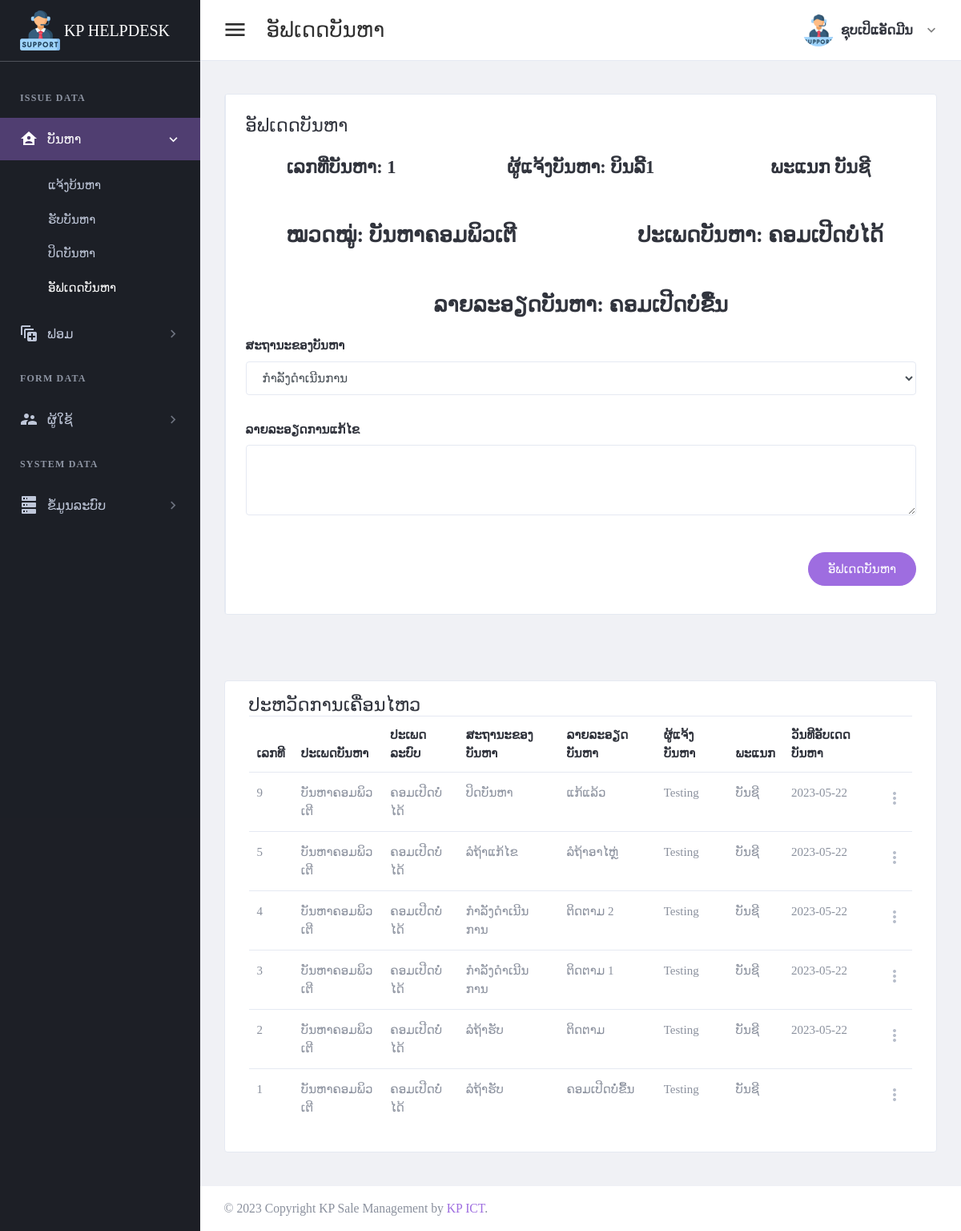
/page/issue_history.php?ir_id=1 (signed in), run on an earlier commit of the app's database.
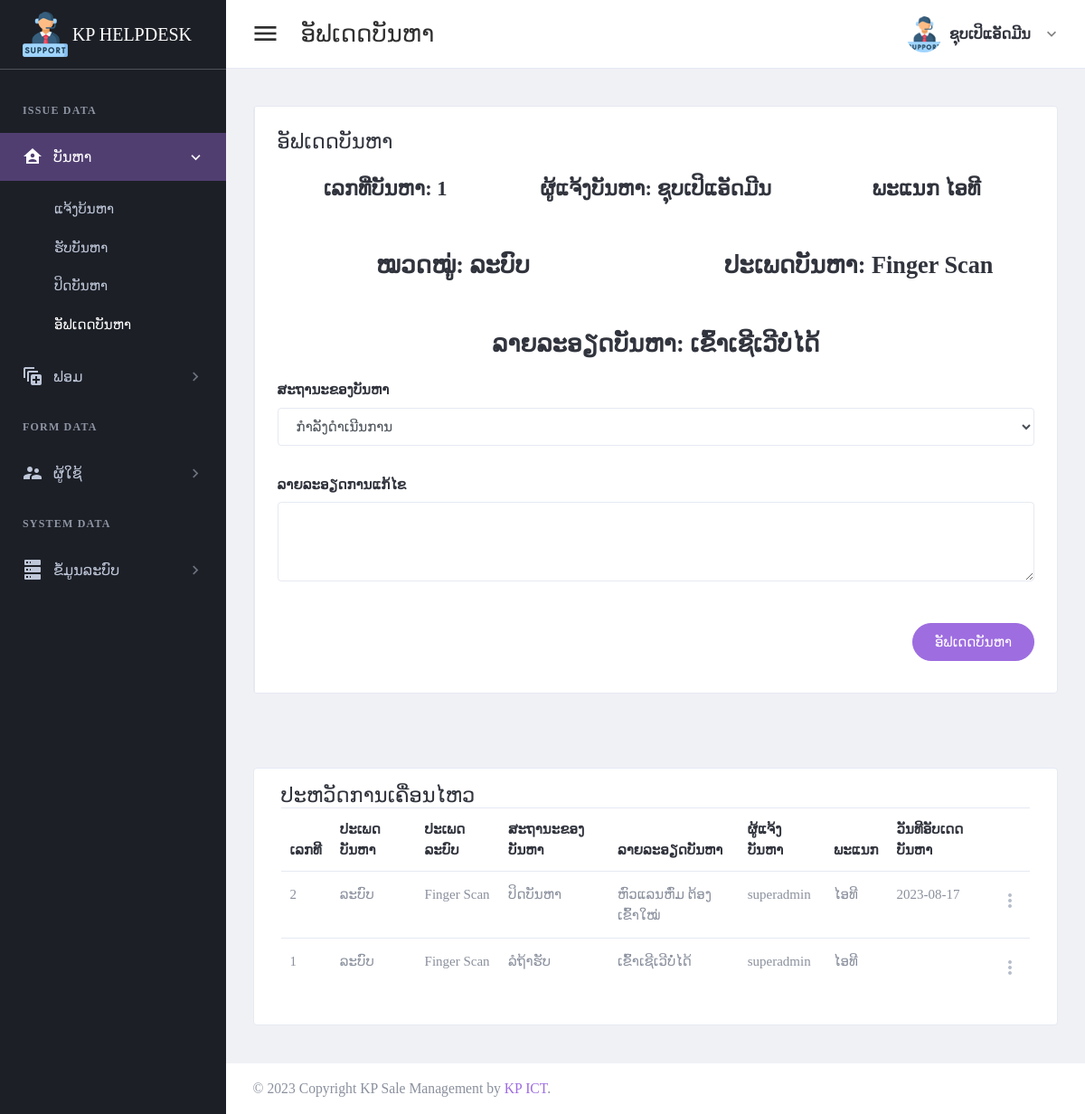
And on a later commit of the database.
### tables this page shows
CREATE TABLE `tbl_header_title` (
  `ht_id` int(11) NOT NULL,
  `ht_name` varchar(300) DEFAULT NULL
);

CREATE TABLE `tbl_sub_title` (
  `st_id` int(11) NOT NULL,
  `st_name` varchar(300) DEFAULT NULL,
  `icon_code` varchar(100) DEFAULT NULL,
  `ht_id` int(11) DEFAULT NULL
);

CREATE TABLE `tbl_page_title` (
  `pt_id` int(11) NOT NULL,
  `pt_name` varchar(300) DEFAULT NULL,
  `ptf_name` varchar(100) DEFAULT NULL,
  `st_id` int(11) DEFAULT NULL
);

CREATE TABLE `tbl_issue_request` (
  `ir_id` int(11) NOT NULL,
  `ist_id` int(11) DEFAULT NULL,
  `ir_state` int(11) DEFAULT NULL,
  `ir_detail` text DEFAULT NULL,
  `reqeust_by` int(11) DEFAULT NULL,
  `request_date` date DEFAULT NULL,
  `assign_by` int(11) DEFAULT NULL,
  `assign_date` date DEFAULT NULL,
  `rate_point` int(11) DEFAULT NULL
);

CREATE TABLE `tbl_user` (
  `usid` int(11) NOT NULL,
  `full_name` varchar(300) DEFAULT NULL,
  `user_name` varchar(30) DEFAULT NULL,
  `user_password` varchar(30) DEFAULT NULL,
  `role_id` int(11) DEFAULT NULL,
  `depart_id` int(11) DEFAULT NULL,
  `user_status` int(11) DEFAULT NULL,
  `add_by` int(11) DEFAULT NULL,
  `date_register` date DEFAULT NULL
);

CREATE TABLE `tbl_depart` (
  `dp_id` int(11) NOT NULL,
  `dp_name` varchar(150) DEFAULT NULL
);

CREATE TABLE `tbl_issue_category` (
  `isc_id` int(11) NOT NULL,
  `isc_name` varchar(50) DEFAULT NULL
);

CREATE TABLE `tbl_issue_type` (
  `ist_id` int(11) NOT NULL,
  `isc_id` int(11) DEFAULT NULL,
  `ist_name` varchar(150) DEFAULT NULL
);

CREATE TABLE `tbl_issue_history` (
  `ih_id` int(11) NOT NULL,
  `ir_id` int(11) DEFAULT NULL,
  `ir_state` int(11) DEFAULT NULL,
  `ih_detail` text DEFAULT NULL,
  `update_by` int(11) DEFAULT NULL,
  `update_date` date DEFAULT NULL
);

CREATE TABLE `tbl_issue_status` (
  `is_id` int(11) NOT NULL,
  `is_name` varchar(300) DEFAULT NULL
);

### setting/checksession.php (called while the page is built, shortened)
<?php
	if($_SESSION['id_users'] == "" )
	{
	header("location:logout.php");
	}
	  else{
		$role_id = $_SESSION["role_id"];
	}
?>

### page/issue_history.php (the view, shortened to what the changed rows need)
<?php
include("../setting/checksession.php");
include("../setting/conn.php");
$header_name = "ອັຟເດດບັນຫາ";
$header_click = "1";
$ir_id = $_GET['ir_id'];
?>
<!DOCTYPE html>
<html lang="en" dir="ltr">
<head>
    <?php
    include("../setting/callcss.php");
    ?>
</head>
<body class="navbar-fixed sidebar-fixed" id="body">
    <div class="wrapper">
        <?php include "menu.php"; ?>
        <div class="page-wrapper">
            <div class="content-wrapper">
                <div class="content">
                    <div class="email-wrapper rounded border bg-white">
                        <div class="row no-gutters justify-content-center">
                            <div class="col-xxl-12">
                                <div class="email-right-column  email-body p-4 p-xl-5">
                                        <?php
                                        $detail = $conn->query("
                                        SELECT ir_id,ir_detail, full_name,dp_name,ist_name,isc_name
                                        FROM tbl_issue_request a
                                        left join tbl_user b on a.reqeust_by = b.usid
                                        left join tbl_depart c on b.depart_id = c.dp_id
                                        left join tbl_issue_type d on a.ist_id = d.ist_id
                                        left join tbl_issue_category e on d.isc_id = e.isc_id
                                        where ir_id = '$ir_id'
                                        ")->fetch(PDO::FETCH_ASSOC);
                                        ?>
                                    <form method="post" id="addhistory">
                                        <div class="row">
                                            <div class="row text-center">
                                                <div class="col-lg-4">
                                                    <div class="form-group">
                                                        <H4>
                                                            <label for="firstName">ເລກທີ່ບັນຫາ: </label> <label for="firstName"><?php echo $detail['ir_id']; ?></label>
                                                        </H4>
                                                    </div>
                                                </div>
                                                <div class="col-lg-4">
                                                    <div class="form-group">
                                                        <H4>
                                                            <label for="firstName">ຜູ້ແຈ້ງບັນຫາ: </label> <label for="firstName"><?php echo $detail['full_name']; ?></label>
                                                        </H4>
                                                    </div>
                                                </div>
                                                <div class="col-lg-4">
                                                    <div class="form-group">
                                                        <H4>
                                                            <label for="firstName">ພະແນກ</label> <label for="firstName"><?php echo $detail['dp_name']; ?></label>
                                                        </H4>
                                                    </div>
                                                </div>
                                                <div class="col-lg-6">
                                                    <div class="form-group">
                                                        <h3> <label for="firstName"></label>
                                                            <div><label for="firstName">ໝວດໝູ່: <?php echo $detail['isc_name']; ?></label></div>
                                                        </h3>
                                                    </div>
                                                </div>
                                                <div class="col-lg-6">
                                                    <div class="form-group">
                                                        <h3> <label for="firstName"></label>
                                                            <div><label for="firstName">ປະເພດບັນຫາ: <?php echo $detail['ist_name']; ?></label></div>
                                                        </h3>
                                                    </div>
                                                </div>
                                                <div class="col-lg-12">
                                                    <div class="form-group">
                                                        <h3> <label for="firstName"></label>
                                                            <div><label for="firstName">ລາຍລະອຽດບັນຫາ: <?php echo $detail['ir_detail']; ?></label></div>
                                                        </h3>
                                                    </div>
                                                </div>
                                            </div>
                                        </div>
                                    </form>
                                </div>
                            </div>
                        </div>
                    </div>
                </div>
            </div>
            <div class="content-wrapper">
                <div class="content">
                    <div class="card card-default">
                        <div class="card-body">
                            <table id="productsTable" class="table table-hover table-product" style="width:100%">
                                <thead>
                                    <tr>
                                        <th>ເລກທີ</th>
                                        <th>ປະເພດບັນຫາ</th>
                                        <th>ປະເພດລະບົບ</th>
                                        <th>ສະຖານະຂອງບັນຫາ</th>
                                        <th>ລາຍລະອຽດບັນຫາ</th>
                                        <th>ຜູ້ແຈ້ງບັນຫາ</th>
                                        <th>ພະແນກ</th>
                                        <th>ວັນທີອັບເດດບັນຫາ</th>
                                        <th></th>
                                    </tr>
                                </thead>
                                <tbody>
                                    <?php
                                    $stmt4 = $conn->prepare("SELECT ih_id,isc_name,ist_name,is_name ,ih_detail,user_name,dp_name,update_date
                                     FROM tbl_issue_history a
                                    left join tbl_issue_request e on a.ir_id = e.ir_id
                                    left join tbl_issue_type b on e.ist_id = b.ist_id
                                    left join tbl_issue_category c on b.isc_id = c.isc_id
                                    left join tbl_issue_status d on a.ir_state = d.is_id
                                    left join tbl_user f on e.reqeust_by = f.usid
                                    left join tbl_depart g on f.depart_id = g.dp_id
                                    where a.ir_id = '$ir_id'
                                    order by ih_id desc
                                    ; ");
                                    $stmt4->execute();
                                    if ($stmt4->rowCount() > 0) {
                                        while ($row4 = $stmt4->fetch(PDO::FETCH_ASSOC)) {
                                            $ih_id = $row4['ih_id'];
                                            $isc_name = $row4['isc_name'];
                                            $ist_name = $row4['ist_name'];
                                            $is_name = $row4['is_name'];
                                            $ih_detail = $row4['ih_detail'];
                                            $user_name = $row4['user_name'];
                                            $dp_name = $row4['dp_name'];
                                            $update_date = $row4['update_date'];
                                    ?>
                                            <tr>
                                                <td><?php echo "$ih_id"; ?></td>
                                                <td><?php echo "$isc_name"; ?></td>
                                                <td><?php echo "$ist_name"; ?></td>
                                                <td><?php echo "$is_name"; ?></td>
                                                <td><?php echo "$ih_detail"; ?></td>
                                                <td><?php echo "$user_name"; ?></td>
                                                <td><?php echo "$dp_name"; ?></td>
                                                <td><?php echo "$update_date"; ?></td>
                                                <td>
                                                    <div class="dropdown">
                                                        <a class="dropdown-toggle icon-burger-mini" href="#" role="button" id="dropdownMenuLink" data-toggle="dropdown" aria-haspopup="true" aria-expanded="false" data-display="static">
                                                        </a>
                                                    </div>
                                                </td>
                                            </tr>
                                    <?php
                                        }
                                    }
                                    ?>
                                </tbody>
                            </table>
                        </div>
                    </div>
                </div>
            </div>
        </div>
    </div>
</body>
</html>

### page/menu.php (shortened to what the changed rows need)
<aside class="left-sidebar sidebar-dark" id="left-sidebar">
  <div id="sidebar" class="sidebar sidebar-with-footer">
    <div class="sidebar-left" data-simplebar style="height: 100%;">
      <ul class="nav sidebar-inner" id="sidebar-menu">
        <?php
        $stmt = $conn->prepare(" SELECT distinct a.ht_id,ht_name
        FROM tbl_header_title a
        left join tbl_role_page b on a.ht_id = b.ht_id
        where role_id ='$role_id'
        order by  a.ht_id asc ");
        $stmt->execute();
        if ($stmt->rowCount() > 0) {
          while ($row = $stmt->fetch(PDO::FETCH_ASSOC)) {
            $ht_id = $row['ht_id'];
            $ht_name = $row['ht_name'];
        ?>
            <li class="section-title"> <?php echo "$ht_name"; ?></li>
            <?php
            $stmt1 = $conn->prepare("SELECT distinct a.st_id,st_name,role_id,icon_code
            FROM tbl_sub_title a
            left join tbl_role_page b on a.st_id = b.st_id
            where a.ht_id = '$ht_id' and role_id ='$role_id'
            order by a.st_id asc ");
            $stmt1->execute();
            if ($stmt1->rowCount() > 0) {
              while ($row1 = $stmt1->fetch(PDO::FETCH_ASSOC)) {
                $st_name = $row1['st_name'];
                $st_id = $row1['st_id'];
                $icon_code = $row1['icon_code'];
            ?>
                <li class='has-sub <?php if ($header_click == "$st_id") {  echo "active expand"; } ?>'>
                  <a class="sidenav-item-link" href="javascript:void(0)" data-toggle="collapse" data-target='#<?php echo "$st_name"; ?>' aria-expanded="false" aria-controls="<?php echo "$st_name"; ?>">
                    <i class="mdi <?php echo"$icon_code";?>"></i>
                    <span class="nav-text"> <?php echo "$st_name"; ?> </span> <b class="caret"></b>
                  </a>
                  <ul class='collapse <?php if ($header_click == "$st_id" ) { echo "show"; } ?>' id="<?php echo "$st_name"; ?>" data-parent="#sidebar-menu">
                    <div class="sub-menu">
                      <?php
                      $stmt2 = $conn->prepare(" SELECT pt_name,ptf_name
                      FROM tbl_page_title a
                      left join tbl_role_page b on a.pt_id = b.pt_id
                      where a.st_id = '$st_id' and role_id ='$role_id'
                      order by a.pt_id asc ");
                      $stmt2->execute();
                      if ($stmt2->rowCount() > 0) {
                        while ($row2 = $stmt2->fetch(PDO::FETCH_ASSOC)) {
                          $pt_name = $row2['pt_name'];
                      ?>
                          <li class="<?php if ($header_name ==  $row2['pt_name']) { echo "active"; } ?>">
                            <a class="sidenav-item-link" href='<?php echo $row2['ptf_name'] ?>'>
                              <span class="nav-text"><?php echo"$pt_name";?></span>
                            </a>
                          </li>
                      <?php
                        }
                      }
                      ?>
                    </div>
                  </ul>
              <?php
              }
            }
              ?>
                </li>
            <?php
          }
        }
            ?>
      </ul>
    </div>
  </div>
</aside>

What changed in the data, as far as the page shows it:
removed tbl_issue_history: ih_id "9", tbl_issue_category.isc_name "ບັນຫາຄອມພິວເຕີ", tbl_issue_type.ist_name "ຄອມເປີດບໍ່ໄດ້", tbl_issue_status.is_name "ປິດບັນຫາ", ih_detail "ແກ້ແລ້ວ", tbl_user.user_name "Testing", tbl_depart.dp_name "ບັນຊີ", update_date "2023-05-22"
no longer on this page (row edited): tbl_issue_history: ih_id "5", tbl_issue_category.isc_name "ບັນຫາຄອມພິວເຕີ", tbl_issue_type.ist_name "ຄອມເປີດບໍ່ໄດ້", tbl_issue_status.is_name "ລໍຖ້າແກ້ໄຂ", ih_detail "ລໍຖ້າອາໄຫຼ່", tbl_user.user_name "Testing", tbl_depart.dp_name "ບັນຊີ", update_date "2023-05-22"
no longer on this page (row edited): tbl_issue_history: ih_id "4", tbl_issue_category.isc_name "ບັນຫາຄອມພິວເຕີ", tbl_issue_type.ist_name "ຄອມເປີດບໍ່ໄດ້", tbl_issue_status.is_name "ກຳລັງດຳເນີນການ", ih_detail "ຕິດຕາມ 2", tbl_user.user_name "Testing", tbl_depart.dp_name "ບັນຊີ", update_date "2023-05-22"
no longer on this page (row edited): tbl_issue_history: ih_id "3", tbl_issue_category.isc_name "ບັນຫາຄອມພິວເຕີ", tbl_issue_type.ist_name "ຄອມເປີດບໍ່ໄດ້", tbl_issue_status.is_name "ກຳລັງດຳເນີນການ", ih_detail "ຕິດຕາມ 1", tbl_user.user_name "Testing", tbl_depart.dp_name "ບັນຊີ", update_date "2023-05-22"
changed tbl_issue_request id 1: tbl_user.full_name "ບິນລີ້1" → "ຊຸບເປິແອັດມີນ"; tbl_depart.dp_name "ບັນຊີ" → "ໄອທີ"; tbl_issue_category.isc_name "ບັນຫາຄອມພິວເຕີ" → "ລະບົບ"; ist.ist_name "ຄອມເປີດບໍ່ໄດ້" → "Finger Scan"; ir_detail "ຄອມເປີດບໍ່ຂື້ນ" → "ເຂົ້າເຊີເວີບໍ່ໄດ້"
changed tbl_issue_history id 2: tbl_issue_category.isc_name "ບັນຫາຄອມພິວເຕີ" → "ລະບົບ"; tbl_issue_type.ist_name "ຄອມເປີດບໍ່ໄດ້" → "Finger Scan"; tbl_issue_status.is_name "ລໍຖ້າຮັບ" → "ປິດບັນຫາ"; ih_detail "ຕິດຕາມ" → "ຫົວແລນຫົ່ມ ຕ້ອງເຂົ້າໃໝ່"; tbl_user.user_name "Testing" → "superadmin"; tbl_depart.dp_name "ບັນຊີ" → "ໄອທີ"; update_date "2023-05-22" → "2023-08-17"
changed tbl_issue_history "ລໍຖ້າຮັບ": tbl_issue_category.isc_name "ບັນຫາຄອມພິວເຕີ" → "ລະບົບ"; tbl_issue_type.ist_name "ຄອມເປີດບໍ່ໄດ້" → "Finger Scan"; ih_detail "ຄອມເປີດບໍ່ຂື້ນ" → "ເຂົ້າເຊີເວີບໍ່ໄດ້"; tbl_user.user_name "Testing" → "superadmin"; tbl_depart.dp_name "ບັນຊີ" → "ໄອທີ"
